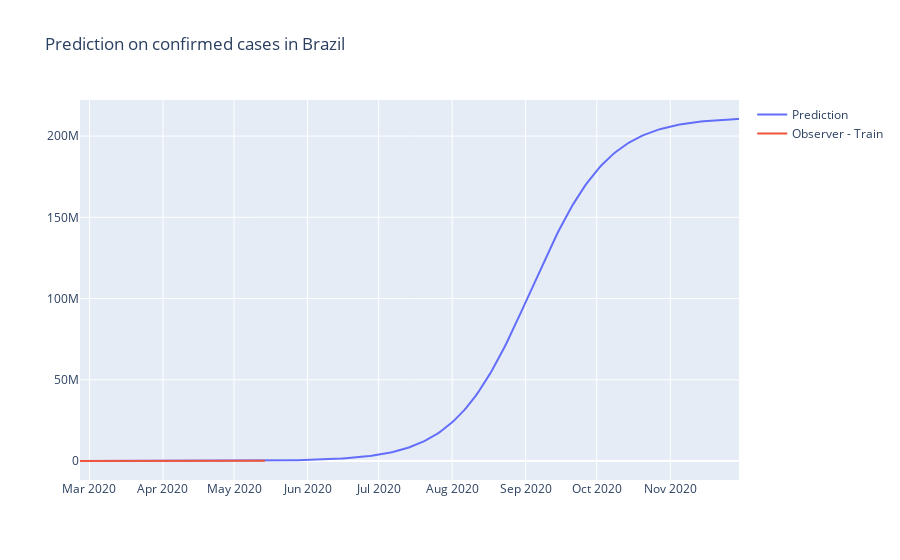

Notebook code cell kept with this figure:
### Code cell
fig = go.Figure()

fig.add_trace(go.Scatter(x=forecast.ds, y=forecast.yhat, name='Prediction'))
fig.add_trace(go.Scatter(x=train.ds, y=train.y, name='Observer - Train'))
fig.update_layout(title = 'Prediction on confirmed cases in Brazil')
fig.show()
